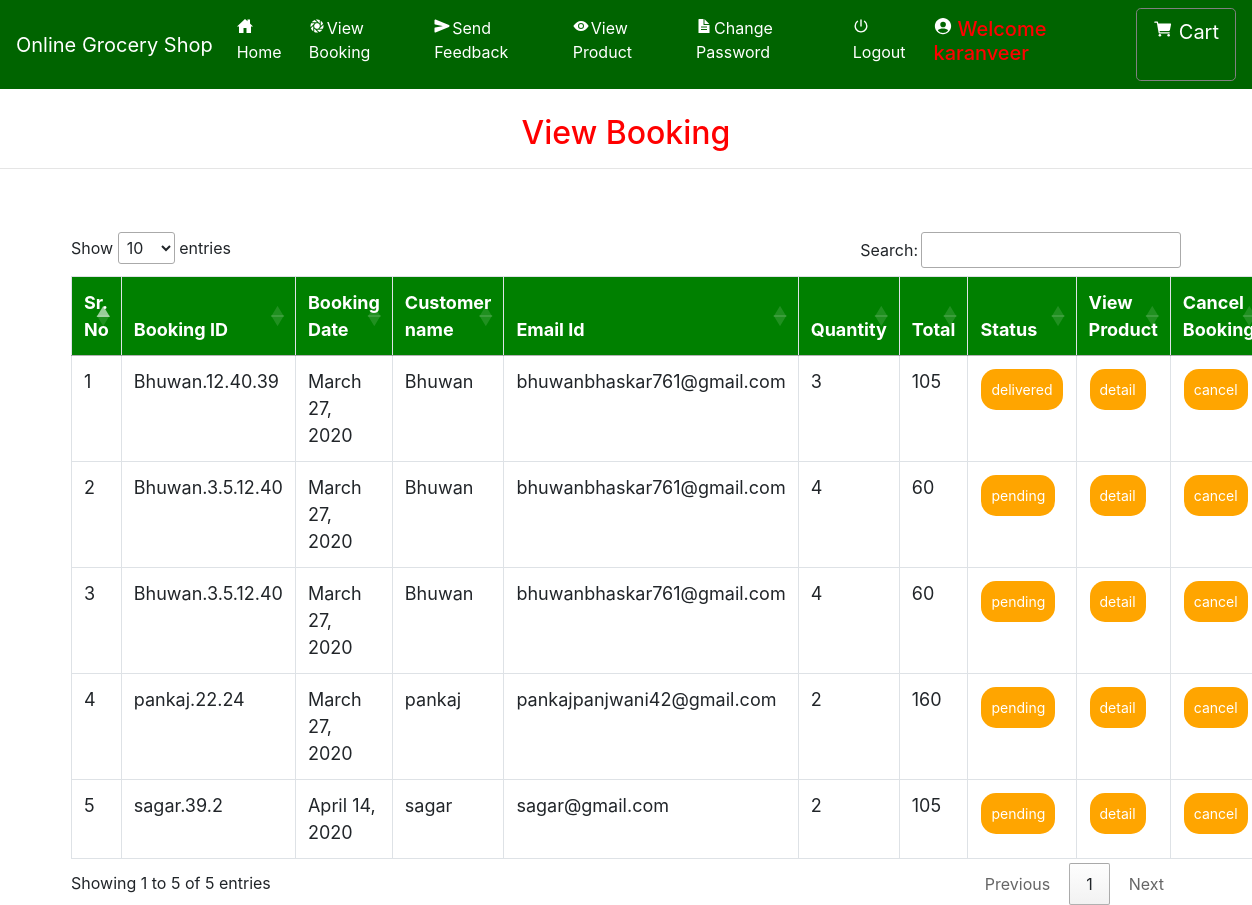
Screenshot of /admin_viewBooking (signed in) with the database file from the repository.
### grocery/models.py (models this page shows, shortened)
class Booking(models.Model):
    status = models.ForeignKey(Status, on_delete=models.CASCADE, null=True)
    profile = models.ForeignKey(Profile, on_delete=models.CASCADE, null=True)
    booking_id = models.CharField(max_length=200,null=True)
    quantity = models.CharField(max_length=100,null=True)
    book_date = models.CharField(max_length=30, null=True)
    total = models.IntegerField(null=True)

class Profile(models.Model):
    user = models.ForeignKey(User, on_delete=models.CASCADE, null=True)
    dob = models.DateField(null=True)
    city = models.CharField(max_length=30, null=True)
    address = models.CharField(max_length=50, null=True)
    contact = models.CharField(max_length=10, null=True)
    image = models.FileField(null=True)

class Status(models.Model):
    name = models.CharField(max_length=20, null=True)

### grocery/views.py (the view)
# urls.py: path('admin_viewBooking', Admin_View_Booking, name='admin_viewBooking'),
def Admin_View_Booking(request):
    if not request.user.is_authenticated:
        return redirect('login_admin')
    book = Booking.objects.all()
    d = {'book': book}
    return render(request, 'admin_viewBokking.html', d)

### grocery/templates/admin_viewBokking.html (shortened to what this page needs)
{% extends 'navigation.html' %}
{% block body %}
<center><h2 style="color:red;margin-top:2%">View Booking</h2></center><hr>
 <div class="container">
<table class="table table-bordered" id="myTable">
  <thead>
  <tr>
    <th>Sr. No</th>
    <th>Booking ID</th>
    <th>Booking Date</th>
    <th>Customer name</th>
    <th>Email Id</th>
      <th>Quantity</th>
      <th>Total</th>
      <th>Status</th>
    <th>View Product</th>
    <th>Cancel Booking</th>
  </tr>
  </thead>
   <tbody>
{% for i in book %}
  <tr>
      <td>{{forloop.counter}}</td>
    <td>{{i.booking_id}}</td>
    <td>{{i.book_date}}</td>
    <td>{{i.profile.user.username}}</td>
    <td>{{i.profile.user.email}}</td>
      <td>{{i.quantity}}</td>
      <td>{{i.total}}</td>
    <td><a href="{% url 'Edit_status' i.booking_id i.id %}"><button class="button button1">{{i.status.name}}</button></a></td>
      <td><a href="{% url 'admin_booking_detail' i.booking_id i.id i.profile.user.id  %}"><button class="button button1">detail</button></a></td>
      <td><a href="{% url 'delete_admin_booking' i.booking_id i.id %}" onclick="return confirm('Are you sure?')"><button class="button button1" id="#delete">cancel</button></a></td>
  </tr>
   {% endfor %}
    </tbody>
</table>
 </div>
{% endblock %}

### grocery/templates/navigation.html (style rules this page uses)
* { box-sizing: border-box; }
#myTable { border-collapse: collapse; width: 100%; border: 1px solid #ddd; font-size: 18px; }
#myTable th { text-align: left; padding: 12px; background-color: green; color: white; }
#myTable td { text-align: left; padding: 12px; background-color: white; }
#myTable tr { border-bottom: 1px solid #ddd; }
.button { background-color: orange; border: none; color: white; padding: 10px; text-align: center; text-decoration: none; display: inline-block; font-size: 14px; margin: 1px 1px; cursor: pointer; }
.button1 { border-radius: 15px; }

### rows the page displays
Booking: booking_id "Bhuwan.12.40.39", book_date "March 27, 2020", profile.user.username "Bhuwan", profile.user.email "bhuwanbhaskar761@gmail.com", quantity "3", total "105", status.name "delivered"
Booking: booking_id "Bhuwan.3.5.12.40", book_date "March 27, 2020", profile.user.username "Bhuwan", profile.user.email "bhuwanbhaskar761@gmail.com", quantity "4", total "60", status.name "pending"
Booking: booking_id "Bhuwan.3.5.12.40", book_date "March 27, 2020", profile.user.username "Bhuwan", profile.user.email "bhuwanbhaskar761@gmail.com", quantity "4", total "60", status.name "pending"
Booking: booking_id "pankaj.22.24", book_date "March 27, 2020", profile.user.username "pankaj", profile.user.email "pankajpanjwani42@gmail.com", quantity "2", total "160", status.name "pending"
Booking: booking_id "sagar.39.2", book_date "April 14, 2020", profile.user.username "sagar", profile.user.email "sagar@gmail.com", quantity "2", total "105", status.name "pending"
